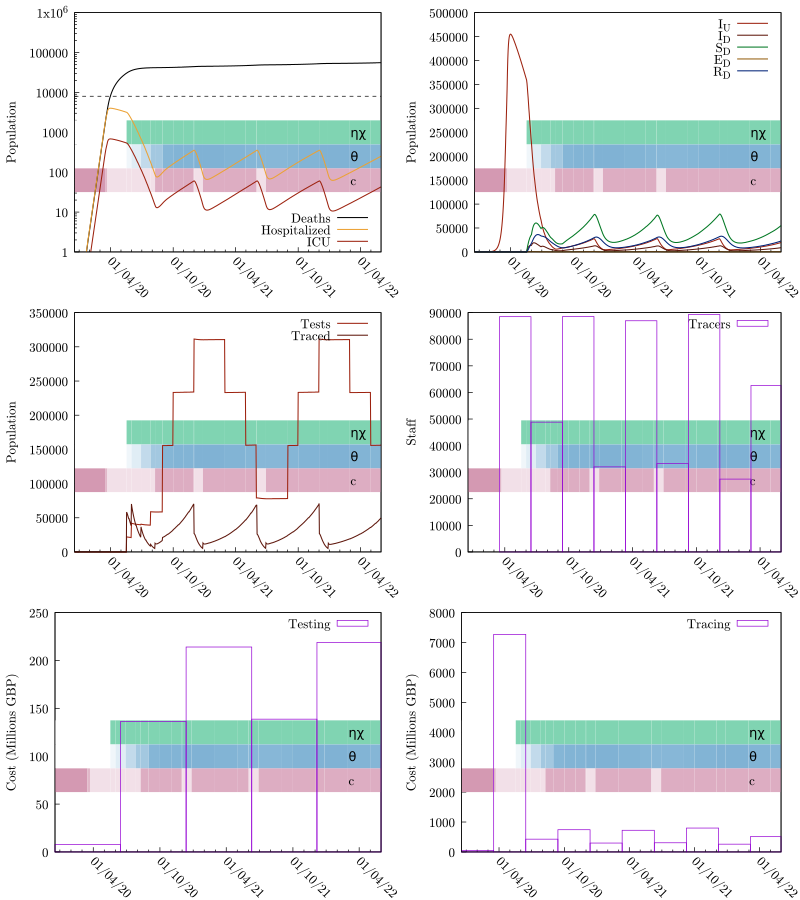

The gnuplot source for this figure:
set terminal pdfcairo color enhanced dashed font "cmr10,14" size 8,9
seed="ptti-scenario-4d-Trig10"
set output sprintf("%s.pdf", seed)
set multiplot layout 3,2
odefile=sprintf("%s-out-0.tsv", seed)
ttfile=sprintf("%s-out-0-testtrace.tsv", seed)
trfile=sprintf("%s-out-0-trcosts.tsv", seed)
tefile=sprintf("%s-out-0-tecosts.tsv", seed)
etimesfile=sprintf("%s-events.gp", seed)

set tics nomirror
set ylabel 'Population'

set yrange [0:]

set style fill transparent solid 0.25 noborder

# Colors
color_SU = '#00aa55'
color_SD = '#007722'

color_EU = '#eba134'
color_ED = '#945e0f'

color_IU = '#9c210e'
color_ID = '#5e160b'

color_RU = '#0055aa'
color_RD = '#002277'

# These are from the economic model inputs
Hospitalized_Pct_Deaths=0.44
ICU_Fatality=0.59
ICU_Pct=0.17
IFR=0.008
Non_ICU_Fatality=0.36

HF = IFR*Hospitalized_Pct_Deaths/(ICU_Pct*ICU_Fatality+(1-ICU_Pct)*Non_ICU_Fatality)
ICUF = HF*ICU_Pct

set key bottom right
set xdata time
set timefmt "%Y-%m-%d %H:%M:%S"
set format x "%d/%m/%y"

load etimesfile

set xtics rotate by -45 3600*24*30*6

set yrange [1:1e6]
set log y

set arrow from graph 0, first 8000 to graph 1, first 8000 nohead lc 0 dt '--'
plot odefile u 1:(($9+$10)*IFR) w l lw 1.5 lc 0 ti "Deaths", "" u 1:(($7+$8)*HF) w l lw 1.5 lc rgb color_EU ti "Hospitalized", "" u 1:(($7+$8)*ICUF) w l lw 1.5 lc rgb color_IU ti "ICU"

unset log y
unset arrow

set autoscale y
set yrange [0:]
set key top right

# set y2tics 0.5
# set y2range [0:4]

plot odefile u 1:7 w l lw 1.5 lc rgb color_IU ti "I_U", odefile u 1:8 w l lw 1.5 lc rgb color_ID ti "I_D", \
     odefile u 1:4 w l lw 1.5 lc rgb color_SD ti "S_D", odefile u 1:6 w l lw 1.5 lc rgb color_ED ti "E_D", \
     odefile u 1:10 w l lw 1.5 lc rgb color_RD ti "R_D"#, odefile u 1:13 w l axis x1y2 lc 0 ti "R"


plot ttfile u 1:3 w l lw 1.5 lc rgb color_IU ti "Tests", ttfile u 1:4 w l lw 1.5 lc rgb color_ID ti "Traced"

unset log y
unset yrange
set autoscale y
set style fill empty

set ylabel "Staff"
plot trfile u 1:5 w boxes ti "Tracers"

set ylabel "Cost (Millions GBP)"
plot tefile u 1:($5/1000000) w boxes ti "Testing"
plot trfile u 1:($6/1000000) w boxes ti "Tracing"

unset multiplot
set output
